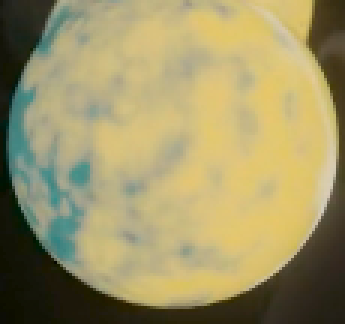
#> input picture case_failed/failed_as_expected/assets/template_1.png, 115 x 108 px (shown 3 times larger)
$ python run_failed_expected_1.py
#> lines starting #> are read from the running program, lines starting #| are printed output that depends on the picture
### utils/common.py
## CI 7204 Image Processing and Analytics 2/2568
## Challenge 2: Object Detection with Feature Point Matching
## Shared utility — imported by all case scripts

import os
import numpy as np
import cv2

# Colors for each detected instance (BGR)
INSTANCE_COLORS = [
    (0, 255, 0),    # green   — instance 1
    (0, 0, 255),    # red     — instance 2
    (255, 0, 0),    # blue    — instance 3
    (0, 255, 255),  # yellow  — instance 4
    (255, 0, 255),  # magenta — instance 5
]


# ---------------------------------------------------------------------------
# Multi-instance detector: Iterative Homography
# Returns list of dst_pts quads (one per found instance)
# ---------------------------------------------------------------------------
# [86 lines left out: functions detect_all_instances, overlayImage, not called in this run]


# ---------------------------------------------------------------------------
# Helper: create feature detector
# ---------------------------------------------------------------------------
def create_detector(choice, sift_params=None):
    if choice == 1:
        params = sift_params or {}
        return cv2.SIFT_create(**params), "SIFT"
    if choice == 2:
        if not hasattr(cv2, "xfeatures2d"):
            print("[ERROR] SURF is not available in this OpenCV build.")
            return None, None
        return cv2.xfeatures2d.SURF_create(), "SURF"
    return cv2.ORB_create(), "ORB"


# ---------------------------------------------------------------------------
# Main detection pipeline
# ---------------------------------------------------------------------------
def run_detection(config):
    template_path     = config["TEMPLATE_PATH"]
    video_path        = config["VIDEO_PATH"]
    output_path       = config["OUTPUT_PATH"]
    feature_choice    = config.get("FEATURE_CHOICE", 1)
    sift_params       = config.get("SIFT_PARAMS", None)
    min_match_count   = config.get("MIN_MATCH_COUNT", 10)
    ratio_test        = config.get("RATIO_TEST", 0.75)
    ransac_threshold  = config.get("RANSAC_THRESHOLD", 5.0)
    wait_ms           = config.get("WAIT_MS", 30)
    draw_choice       = config.get("DRAW_CHOICE", 1)
    case_type         = config.get("CASE_TYPE", "unknown")
    case_number       = config.get("CASE_NUMBER", 0)
    target_object     = config.get("TARGET_OBJECT", "N/A")
    description       = config.get("DESCRIPTION", "N/A")
    failure_analysis  = config.get("FAILURE_ANALYSIS", None)

    # --- Print case summary --------------------------------------------------
    print(f"\n{'='*65}")
    print(f"  CASE : {case_type.upper()} #{case_number}")
    print(f"  TARGET   : {target_object}")
    print(f"  DESC     : {description}")
    print(f"  PARAMS   : MIN_MATCH={min_match_count} | RATIO={ratio_test} | RANSAC={ransac_threshold}")
    if sift_params:
        print(f"  SIFT     : {sift_params}")
    if failure_analysis:
        print(f"  EXPECTED FAILURE: {failure_analysis}")
    print(f"{'='*65}\n")

    # --- Load template -------------------------------------------------------
    template_bgr = cv2.imread(template_path)
#> template_bgr is the input picture: shape (108, 115, 3); mean B, G, R 102.4, 147.8, 157.6
    if template_bgr is None:
        print(f"[ERROR] Cannot open template: {template_path}")
        print("        -> Put your template image in the assets/ folder.")
        return
    template_gray = cv2.cvtColor(template_bgr, cv2.COLOR_BGR2GRAY)
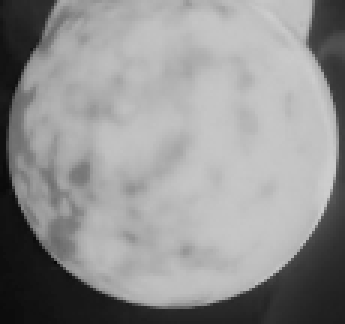
#> template_gray: shape (108, 115) (shown 3 times larger); min 7, max 205, mean 145.6

    # --- Load video ----------------------------------------------------------
    capture = cv2.VideoCapture(video_path)
    if not capture.isOpened():
        print(f"[ERROR] Cannot open video: {video_path}")
        print("        -> Put your video file in the assets/ folder.")
        return

    # --- Create detector & compute template descriptors ----------------------
    detector, detector_name = create_detector(feature_choice, sift_params)
    if detector is None:
        capture.release()
        return

    template_kps, template_descs = detector.detectAndCompute(template_gray, None)
#> template_kps = 69 keypoints; strongest (x, y, size): (86, 83, 15.4), (72, 95, 8.1), (12, 24, 6.4), (105, 13, 4.9)
    if template_descs is None or len(template_kps) == 0:
        print("[ERROR] No keypoints found in template image.")
        print("        -> Use a template with richer texture/pattern.")
        capture.release()
        return

    print(f"Template keypoints: {len(template_kps)}")
#| Template keypoints: 69

    # --- FLANN matcher -------------------------------------------------------
    FLANN_INDEX_KDTREE = 0
    FLANN_INDEX_LSH    = 6
    if feature_choice in [1, 2]:
        index_params = dict(algorithm=FLANN_INDEX_KDTREE, trees=5)
    else:
        index_params = dict(algorithm=FLANN_INDEX_LSH,
                            table_number=6, key_size=12, multi_probe_level=1)
    search_params = dict(checks=50)
    flann = cv2.FlannBasedMatcher(index_params, search_params)

    # --- Video writer --------------------------------------------------------
    frame_w = int(capture.get(cv2.CAP_PROP_FRAME_WIDTH))
    frame_h = int(capture.get(cv2.CAP_PROP_FRAME_HEIGHT))
    fps     = capture.get(cv2.CAP_PROP_FPS)
    if fps <= 0:
        fps = 20.0

    os.makedirs(os.path.dirname(output_path), exist_ok=True)
    fourcc = cv2.VideoWriter_fourcc(*"mp4v")
    writer = cv2.VideoWriter(output_path, fourcc, fps, (frame_w, frame_h))
    if not writer.isOpened():
        print(f"[ERROR] Cannot write output video: {output_path}")
        capture.release()
        return

    print(f"Detector : {detector_name} + FLANN + RANSAC")
    print(f"Output   : {output_path}")
    print("Press ESC to stop early.\n")

    multi_detect = config.get("MULTI_DETECT", False)
    max_detections = config.get("MAX_DETECTIONS", 5)

    frame_count  = 0
    detect_count = 0

    # --- Main processing loop ------------------------------------------------
    while True:
        ret, cam_bgr = capture.read()
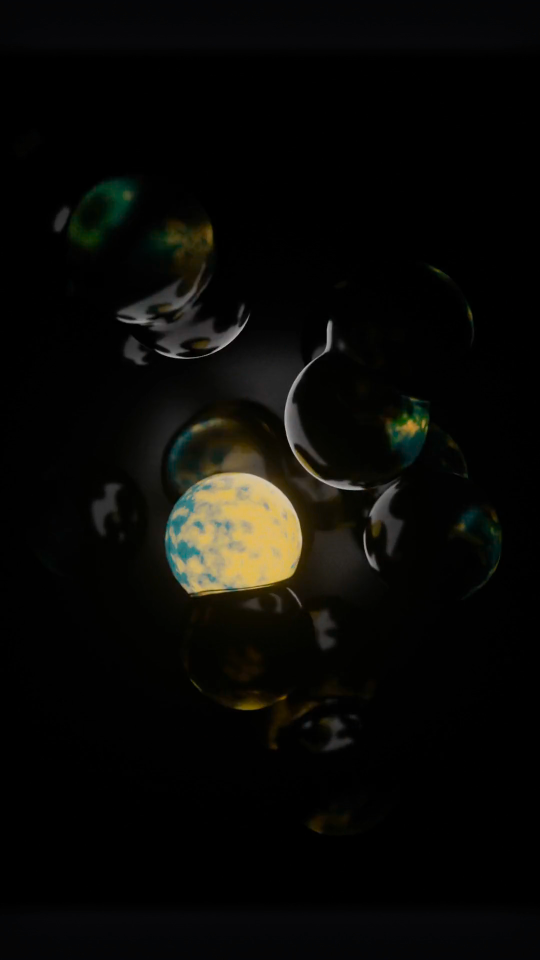
#> input picture frame 30 of case_failed/failed_as_expected/assets/video_1.mp4, 1080 x 1920 px (shown at 1/2 size)
#> cam_bgr is the input picture: shape (1920, 1080, 3); mean B, G, R 6.8, 9.5, 9.8
        if not ret or cam_bgr is None:
            print("End of video.")
            break

        frame_count += 1
        cam_gray = cv2.cvtColor(cam_bgr, cv2.COLOR_BGR2GRAY)
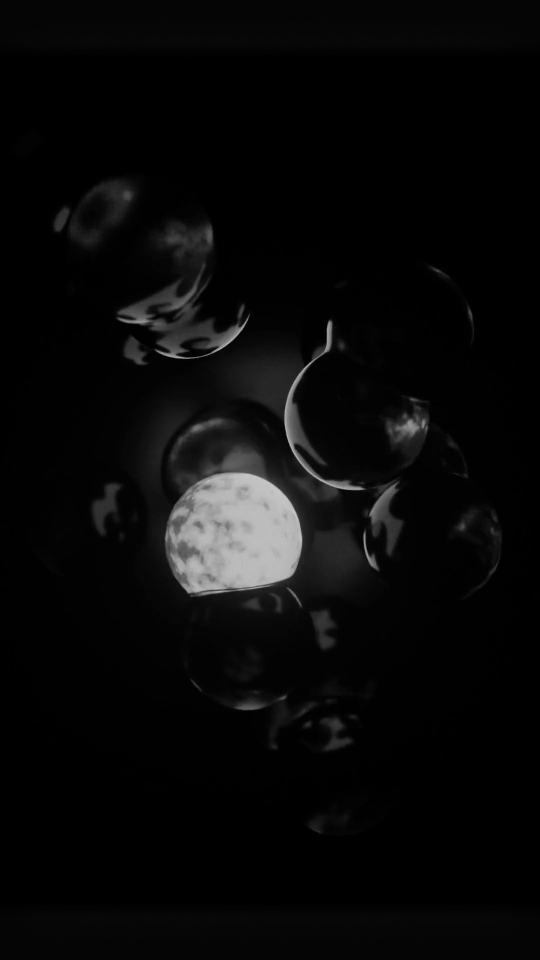
#> cam_gray: shape (1920, 1080) (shown at 1/2 size); min 0, max 204, mean 9.3
        cam_kps, cam_descs = detector.detectAndCompute(cam_gray, None)
#> cam_kps = 746 keypoints; strongest (x, y, size): (479, 1067, 170.8), (362, 715, 3.3), (619, 728, 3.4), (615, 732, 3.6)

        homoResult  = cam_bgr.copy()
        goodMatches = []
        matchesMask = None
        detected    = False

        if cam_descs is not None and len(cam_kps) > 0:

            # ================================================================
            # MULTI-DETECT MODE: Iterative Homography
            # ================================================================
            if multi_detect:
                found_boxes = detect_all_instances(
                    template_kps, template_descs, template_gray,
                    cam_kps, cam_descs, flann, config
                )
                for i, dst_pts in enumerate(found_boxes):
                    color = INSTANCE_COLORS[i % len(INSTANCE_COLORS)]
                    homoResult = cv2.polylines(
                        homoResult, [np.int32(dst_pts)],
                        True, color, 2, cv2.LINE_AA
                    )
                    # Label each instance
                    cx = int(dst_pts[:, 0, 0].mean())
                    cy = int(dst_pts[:, 0, 1].mean())
                    cv2.putText(homoResult, f"#{i+1}",
                                (cx - 10, cy), cv2.FONT_HERSHEY_SIMPLEX,
                                0.7, color, 2)
                if found_boxes:
                    detected = True
                    detect_count += 1
                status_text  = f"DETECTED {len(found_boxes)} object(s)" if found_boxes \
                               else f"NOT DETECTED (0/{min_match_count})"
                status_color = (0, 255, 0) if found_boxes else (0, 0, 255)

            # ================================================================
            # SINGLE-DETECT MODE: standard pipeline
            # ================================================================
            else:
                matches = flann.knnMatch(template_descs, cam_descs, k=2)
#> matches = 69 matches
                for mn in matches:
                    if len(mn) == 2:
                        m, n = mn[0], mn[1]
                        if m.distance < ratio_test * n.distance:
                            goodMatches.append(m)
#> this loop made 69 passes
#> after the loop, goodMatches = 9 matches

                if len(goodMatches) >= min_match_count:
                    template_pts = np.float32(
                        [template_kps[m.queryIdx].pt for m in goodMatches]
                    ).reshape(-1, 1, 2)
#> template_pts = [[8.71, 59.85], [10.23, 31.61], [17.2, 11.08], [18.03, 9.44], [26.03, 4.77], [39.38, 48.62], [61.81, 83.39], [71.99, 95.3], [79.81, 100.3]]
                    cam_pts = np.float32(
                        [cam_kps[m.trainIdx].pt for m in goodMatches]
                    ).reshape(-1, 1, 2)
#> cam_pts = [[584.4, 1133.2], [584.4, 1133.2], [347.8, 1022.7], [347.8, 1022.7], [484.4, 1099.3], [402.2, 1079.7], [532.4, 1011.8], [595.4, 1075.4], [608.3, 1079.7]]
                    H, mask = cv2.findHomography(
                        template_pts, cam_pts, cv2.RANSAC, ransac_threshold
                    )
#> H = [[30.12, 75.43, -488.2], [-2.71, 162, 784.8], [-0.0153, 0.157, 1]]; mask = [0, 0, 1, 1, 1, 0, 0, 1, 1]
                    if H is not None and mask is not None:
                        matchesMask = mask.ravel().tolist()
#> matchesMask = [0, 0, 1, 1, 1, 0, 0, 1, 1]
                        h, w = template_gray.shape[:2]
#> h = 108; w = 115
                        src_pts = np.float32(
                            [[0, 0], [0, h-1], [w-1, h-1], [w-1, 0]]
                        ).reshape(-1, 1, 2)
#> src_pts = [[0, 0], [0, 107], [114, 107], [114, 0]]
                        dst_pts = cv2.perspectiveTransform(src_pts, H)
#> dst_pts = [[-488.2, 784.8], [424.8, 1015.1], [683.9, 1105.8], [-3958.5, -639.9]]
                        if draw_choice in [1, 3]:
                            homoResult = cv2.polylines(
                                homoResult, [np.int32(dst_pts)],
                                True, (0, 255, 0), 2, cv2.LINE_AA
                            )
                        detected = True
                        detect_count += 1

                status_text  = f"DETECTED ({len(goodMatches)} matches)" if detected \
                               else f"NOT DETECTED ({len(goodMatches)}/{min_match_count})"
#> status_text = 'DETECTED (9 matches)'
                status_color = (0, 255, 0) if detected else (0, 0, 255)

        else:
            status_text  = f"NOT DETECTED (no keypoints)"
            status_color = (0, 0, 255)

        # --- Overlay status text on frame ------------------------------------
        cv2.putText(homoResult, status_text,
                    (10, 30), cv2.FONT_HERSHEY_SIMPLEX, 0.7, status_color, 2)
        mode_label = "MULTI" if multi_detect else "SINGLE"
        cv2.putText(homoResult,
                    f"{case_type.upper()} #{case_number} | {detector_name}+FLANN+RANSAC [{mode_label}]",
                    (10, frame_h - 10), cv2.FONT_HERSHEY_SIMPLEX, 0.45, (255, 255, 0), 1)
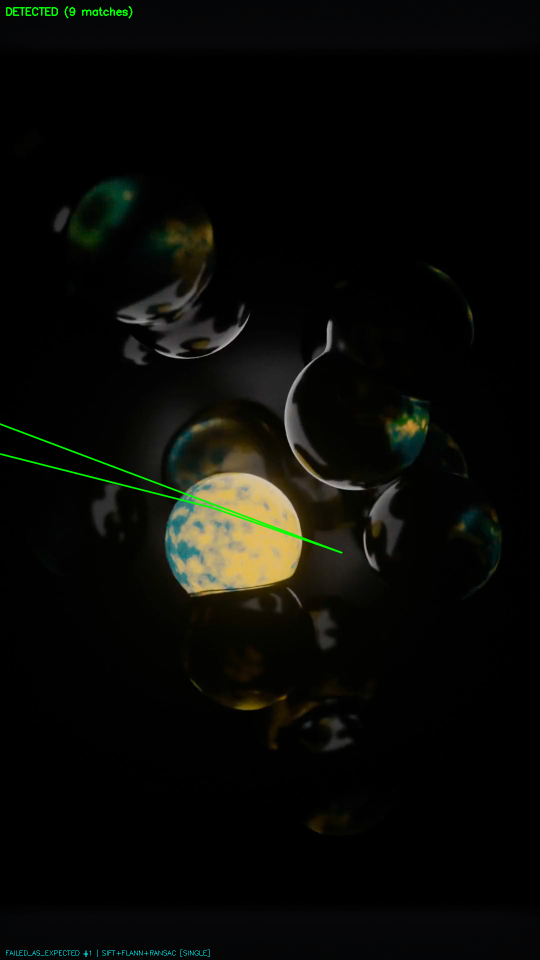
#> homoResult: shape (1920, 1080, 3) (shown at 1/2 size); mean B, G, R 6.8, 10.2, 9.6

        # --- Draw feature matches (single mode only) -------------------------
        win_title = f"{case_type.upper()} #{case_number}"
        cv2.imshow(f"{win_title} - Detection", homoResult)

        if not multi_detect:
            draw_params = dict(
                matchColor=(0, 255, 0),
                singlePointColor=(255, 0, 0),
                matchesMask=matchesMask,
                flags=cv2.DRAW_MATCHES_FLAGS_DRAW_RICH_KEYPOINTS,
            )
#> draw_params = {'matchColor': (0, 255, 0), 'singlePointColor': (255, 0, 0), 'matchesMask': [0, 0, 1, 1, 1, 0, 0, 1, 1], 'flags': 4}
            matchResult = cv2.drawMatches(
                template_bgr, template_kps,
                cam_bgr, cam_kps if cam_kps else [],
                goodMatches, None, **draw_params
            )
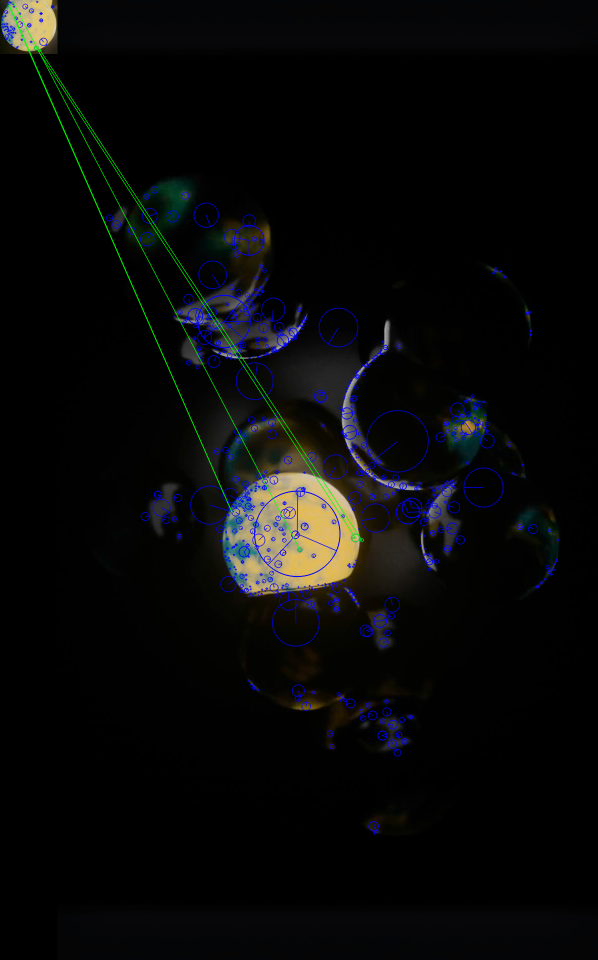
#> matchResult: shape (1920, 1195, 3) (shown at 1/2 size); mean B, G, R 9.1, 9.3, 8.8
            cv2.imshow(f"{win_title} - Matches", matchResult)

        writer.write(homoResult)

        if cv2.waitKey(wait_ms) == 27:
#> (key Esc is pressed here)
            print("ESC pressed — stopping early.")
            break

    # --- Summary -------------------------------------------------------------
    rate = (detect_count / frame_count * 100) if frame_count > 0 else 0.0
    print(f"\n--- Result Summary ---")
    print(f"Total frames   : {frame_count}")
    print(f"Detected frames: {detect_count}  ({rate:.1f}%)")
    print(f"Output saved   : {output_path}")
    if failure_analysis and rate < 30:
        print(f"[ANALYSIS] Detection rate {rate:.1f}% — consistent with expected failure.")
        print(f"           Reason: {failure_analysis}")

    cv2.destroyAllWindows()
    writer.release()
    capture.release()

### case_failed/failed_as_expected/run_failed_expected_1.py
## CI 7204 Image Processing and Analytics 2/2568
## Challenge 2 — FAILED AS EXPECTED  #1
## ============================================================
## Target Object  : <FILL IN>  e.g. "Plain brown paper / post-it note"
## Template Source: <FILL IN>
## Video Source   : <FILL IN>
## Why expected   : Near-zero texture → SIFT finds almost no keypoints
##                  Cannot reach MIN_MATCH_COUNT even with loose params
## ============================================================

import sys, os
sys.path.insert(0, os.path.join(os.path.dirname(__file__), '..', '..', 'utils'))
from common import run_detection

BASE = os.path.dirname(__file__)

config = {
    "TEMPLATE_PATH": os.path.join(BASE, "assets", "template_1.png"),
    "VIDEO_PATH":    os.path.join(BASE, "assets", "video_1.mp4"),
    "OUTPUT_PATH":   os.path.join(BASE, "output", "output_failed_expected_1.mp4"),

    "FEATURE_CHOICE": 1,
    "SIFT_PARAMS": {
        "nfeatures": 0,
        "contrastThreshold": 0.02,   # tried lowering — still not enough features
        "edgeThreshold": 20,
        "sigma": 1.2,
    },

    "MIN_MATCH_COUNT": 8,            # tried lowest practical threshold
    "RATIO_TEST": 0.80,              # tried loosest ratio
    "RANSAC_THRESHOLD": 8.0,

    "DRAW_CHOICE": 1,
    "WAIT_MS": 30,

    "CASE_TYPE": "failed_as_expected",
    "CASE_NUMBER": 1,
    "TARGET_OBJECT": "FILL_IN",
    "DESCRIPTION": "Plain/uniform surface — expected to fail due to near-zero texture",
    "FAILURE_ANALYSIS": (
        "Plain paper/solid surface has no corners, blobs, or gradients. "
        "SIFT requires local intensity variation to detect keypoints. "
        "To succeed, would need edge-based descriptor or color histogram approach."
    ),
}

if __name__ == "__main__":
    run_detection(config)
